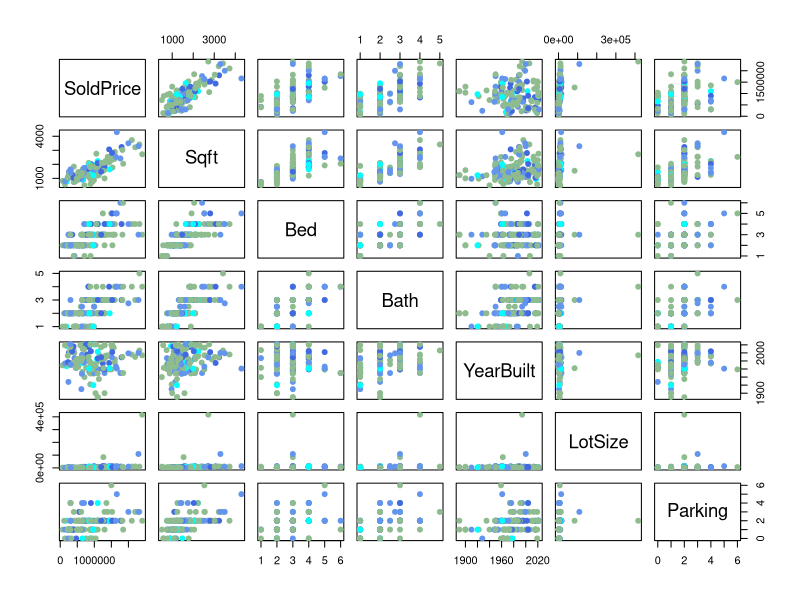
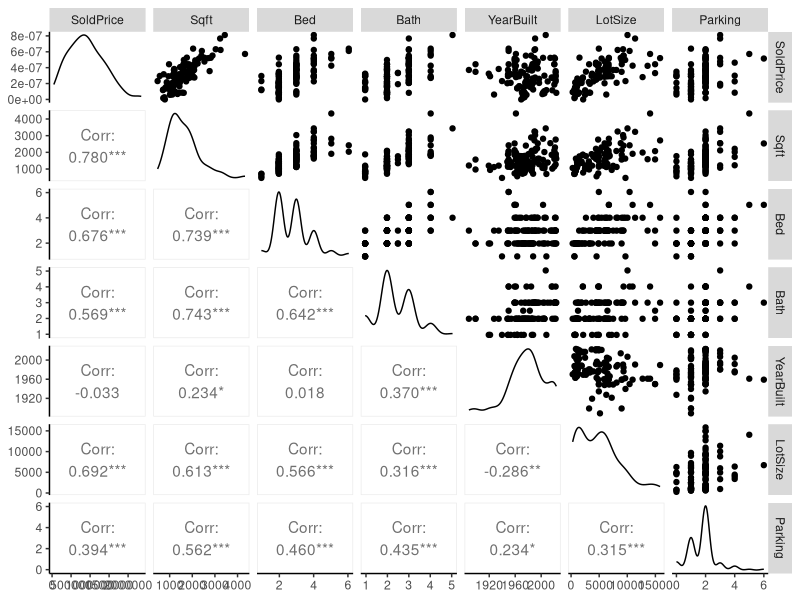
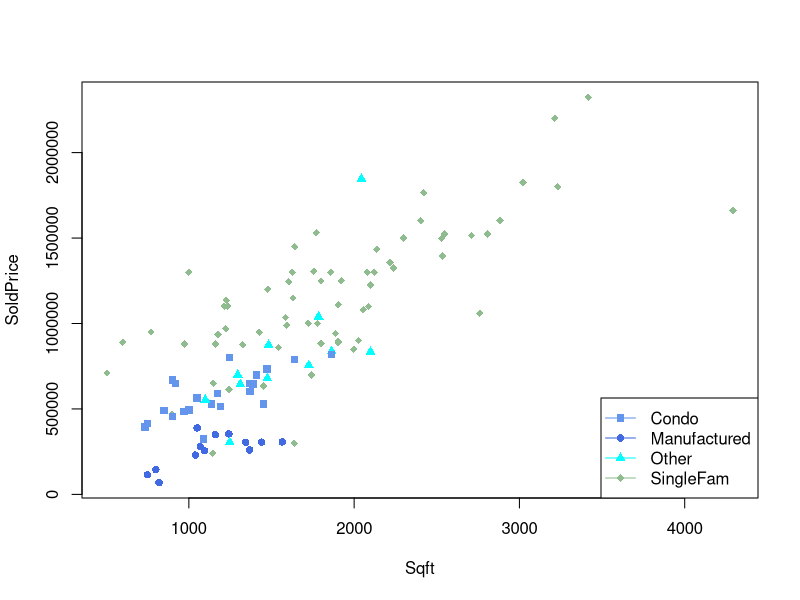

Recreate these plots in R, in order. (Note: this script raises an error after producing the figures.)
## ---- chunk 1
knitr::opts_chunk$set(echo = TRUE)
## ---- chunk 2
library(tidyverse)
library(readxl)
library(leaps)
library(car)
library(scatterplot3d)
library(GGally)
library('lmtest')
## ---- chunk 3
realestate <- read_excel("SLO_Real_Estate_Feb-Apr2022.xlsx")

realestate_clean <- realestate %>%
  filter(LotSize != 416869 & LotSize != 108900 & LotSize != 84071)

realestate_clean <- realestate_clean %>%
  mutate(HomeTypeNew = 
           case_when(HomeType == "Condominium" ~ "Condo", 
             HomeType == "SingleFamilyResidence" ~ "SingleFam",
             HomeType == "ManufacturedHome" ~ "Manufactured",
             TRUE ~ "Other")) 

realestate_clean$Cooling = factor(realestate_clean$Cooling)
realestate_clean$Heating = factor(realestate_clean$Heating)
realestate_clean$HomeType = factor(realestate_clean$HomeType)
realestate_clean$HomeTypeNew = factor(realestate_clean$HomeTypeNew)
realestate_clean$Pool = factor(realestate_clean$Pool)
## ---- chunk 4
n <- 141
numtrain = ceiling(.8*n)
set.seed(678)
train_ind = sample(n, numtrain)
traindata = realestate_clean[train_ind, ]
testdata = realestate_clean[-train_ind, ]
set.seed(NULL)
## ---- chunk 5
# Figure 5.1: Matrix Scatterplot (outliers not removed)
pairs(SoldPrice ~ Sqft + Bed + Bath + YearBuilt + LotSize + Parking, data = realestate, 
      col = c('cornflowerblue','royalblue','cyan', 'darkseagreen')[factor(realestate_clean$HomeTypeNew)], 
      pch = 19)
## ---- chunk 6
# Table 5.1: Correlation Matrix (outliers not removed)
cor(realestate[,c(1, 2, 3, 4, 5, 6, 7)])
## ---- chunk 7
# Figure 5.2: Matrix Scatterplot with ggpairs()
ggpairs(traindata[,-c(8:12)], 
        upper=list(continuous='points'),
        lower=list(continuous='cor',combo='blank',discrete='blank'))  +
  theme(panel.grid.major = element_blank(), panel.grid.minor = element_blank(),
panel.background = element_blank(), axis.line = element_line(colour = "black"))
## ---- chunk 8
# Figure 5.3: Interaction Plot Between Sold Price and Square Footage (Home Type)
fit_interaction = lm(SoldPrice~Sqft*HomeTypeNew, data=traindata)
summary(fit_interaction)

plot(SoldPrice ~ Sqft, data = traindata, 
     col = c('cornflowerblue','royalblue','cyan', 'darkseagreen')[HomeTypeNew], 
     pch = c(15, 16, 17, 18)[HomeTypeNew])
legend('bottomright',legend=levels(traindata$HomeTypeNew),
       pch = c(15, 16, 17, 18),
       col = c('cornflowerblue','royalblue','cyan', 'darkseagreen'),
       lty = 1)
abline(coeff[1], coeff[2], col='cornflowerblue')
abline(coeff[1] + coeff[3], coeff[2] + coeff[6], col = 'royalblue') 
abline(coeff[1] + coeff[4], coeff[2] + coeff[7], col = 'cyan') 
abline(coeff[1] + coeff[5], coeff[2] + coeff[8], col = 'seagreen') 
## ---- chunk 9
# Figure 5.4: Interaction Plot Between Home Type and Pool
with(traindata, interaction.plot(HomeTypeNew, Pool, SoldPrice, type = 'b', 
                                 col = c('royalblue','cyan'), 
                                 pch = c(16, 17)))
with(traindata, interaction.plot(Pool, HomeTypeNew, SoldPrice, type = 'b', 
                                 col = c('cornflowerblue','royalblue','cyan', 'darkseagreen'), 
                                 pch = c(16, 17)))
## ---- chunk 10
# Histograms of Quantitative Variables 
# Figure 5.5: Distribution of Sqft
traindata %>%
  ggplot(aes(x = Sqft)) +
  geom_histogram(bins = 10) +
  theme(panel.grid.major = element_blank(), panel.grid.minor = element_blank(),
panel.background = element_blank(), axis.line = element_line(colour = "black"))

# Figure 5.6: Distribution of Sqft, by HomeTypeNew
traindata %>%
  ggplot(aes(x = Sqft, fill = HomeTypeNew)) +
  geom_histogram(bins = 10) +
  scale_fill_manual(values = c('aquamarine', 'cornflowerblue','royalblue', 'cadetblue', 'cyan', 
                               'darkblue', 'deepskyblue', 'darkseagreen', 'darkseagreen1')) +
  facet_wrap(~HomeTypeNew) +
  theme(panel.grid.major = element_blank(), panel.grid.minor = element_blank(),
panel.background = element_blank(), axis.line = element_line(colour = "black"))

# Figure 5.7: Distribution of LotSize
traindata %>%
  ggplot(aes(x = LotSize)) +
  geom_histogram(binwidth = 2000) +
  theme(panel.grid.major = element_blank(), panel.grid.minor = element_blank(),
panel.background = element_blank(), axis.line = element_line(colour = "black"))

# Figure 5.8: Distribution of Lotsize, by HomeTypeNew
traindata %>%
  ggplot(aes(x = LotSize, fill = HomeTypeNew)) +
  geom_histogram(binwidth = 2000) +
  scale_fill_manual(values = c('aquamarine', 'cornflowerblue','royalblue', 'cadetblue', 'cyan', 
                               'darkblue', 'deepskyblue', 'darkseagreen', 'darkseagreen1')) +
  facet_wrap(~HomeTypeNew) +
  theme(panel.grid.major = element_blank(), panel.grid.minor = element_blank(),
panel.background = element_blank(), axis.line = element_line(colour = "black"))
## ---- chunk 11
# Figure 5.9: Distribution of Sqft and LotSize as predictors of SoldPrice
# 3D Scatterplot 
s3d <- scatterplot3d(traindata2$Sqft, y=traindata2$SoldPrice, z=traindata2$LotSize,
                     xlab = "Square Footage (sqft)",
                     ylab = "Sold Price (Dollars)",
                     zlab = "Lot Size (sqft)", 
                     angle=55, pch = 16)
# Add regression plane
my.lm <- lm(traindata2$Sqft ~ traindata2$SoldPrice + traindata2$LotSize)
s3d$plane3d(my.lm)
## ---- chunk 12
traindataNew <- traindata %>%
  select(-HomeType)

full.model <- lm(SoldPrice~., data = traindataNew)

best.sub <- summary(regsubsets(formula(full.model), data=traindata, method = "exhaustive", nbest = 2))
## ---- chunk 13
n = nrow(traindata)
p<-c(2,2,3,3,4,4,5,5,6,6,7,7,8,8,9,9) 

SSE<-best.sub$rss             #SSE 
s<-sqrt(SSE/(n-p))            #s
Rsq<-best.sub$rsq             #R-squared 
Rsq.adj<-best.sub$adjr2       #R-squared adjusted
BIC<-n*log(SSE/n) + p*log(n)  #BIC
AIC<- n*log(SSE/n) + 2*p      #AIC
Cp<-best.sub$cp               #Mallow's Cp
bs<- data.frame(best.sub$outmat, p=p, Cp, AIC, BIC, Rsq, Rsq.adj, s) %>%
  arrange(BIC)
## ---- chunk 14
plot(resid(lm(I(sqrt(SoldPrice))~Sqft + HomeTypeNew, data = traindata))~resid(lm(LotSize ~ YearBuilt + Sqft + HomeTypeNew, data = traindata)))
## ---- chunk 15
fit.one <- lm(SoldPrice ~ Sqft + LotSize + HomeTypeNew, data  = traindata)

plot(fit.one)
## ---- chunk 16
boxCox(lm(SoldPrice~Sqft+LotSize+HomeTypeNew, data = traindata))
## ---- chunk 17
fit.two <- lm(I(sqrt(SoldPrice)) ~ Sqft + LotSize + HomeTypeNew, data  = traindata)

plot(fit.two)
## ---- chunk 18
full.model2 <- lm(I(sqrt(SoldPrice))~., data = traindataNew)

best.sub2 <- summary(regsubsets(formula(full.model2), data=traindata, method = "exhaustive", nbest = 2))
## ---- chunk 19
n = nrow(traindata)
p<-c(2,2,3,3,4,4,5,5,6,6,7,7,8,8,9,9) 

SSE<-best.sub2$rss             #SSE 
s<-sqrt(SSE/(n-p))             #s
Rsq<-best.sub2$rsq             #R-squared 
Rsq.adj<-best.sub2$adjr2       #R-squared adjusted
BIC<-n*log(SSE/n) + p*log(n)   #BIC
AIC<- n*log(SSE/n) + 2*p       #AIC
Cp<-best.sub2$cp               #Mallow's Cp
bs2<- data.frame(best.sub2$outmat, p=p, Cp, AIC, BIC, Rsq, Rsq.adj, s) %>%
  arrange(BIC)
## ---- chunk 20
final_model = lm(I(sqrt(SoldPrice)) ~ Sqft + LotSize + HomeTypeNew, data = traindata)

# Figure 7.1: Four-in-One Model Diagnostic Plot 
par(mfrow=c(2,2)) #plot in 2 by 2 grid   
plot(final_model)

# Figure 7.2: Residuals Plotted against Fitted Values, Sqft, LotSize, and HomeTypeNew
par(mfrow=c(2,2)) #plot in 2 by 2 grid  

plot(resid(final_model) ~ fitted(final_model), ylab='Residuals', xlab='Fitted')
abline(h=0,lty=2)

plot(resid(final_model) ~ Sqft, data=traindata, ylab='Residuals', xlab='Sqft')
abline(h=0,lty=2) 

plot(resid(final_model) ~ LotSize, data=traindata, ylab='Residuals', xlab='Lot Size')
abline(h=0,lty=2) 

plot(resid(final_model) ~ HomeTypeNew, data=traindata, ylab='Residuals', xlab='HomeTypeNew')
abline(h=0,lty=2)

par(mfrow=c(1,1))

# Figure 7.3: Distribution of Model Residuals 
hist(resid(final_model), main='', xlab='Residuals')

shapiro.test(resid(final_model))
bptest(final_model)
## ---- chunk 21
summary(fit.two)
## ---- chunk 22
vif(fit.two)
## ---- chunk 23
# Figure 9.1: Overall F-Test
summary(final_model)
## ---- chunk 24
# Figure 9.2: Partial F-Test
model_reduced = lm(I(sqrt(SoldPrice)) ~ Sqft, data=traindata)
anova(model_reduced, final_model)
## ---- chunk 25
# Figure 9.3: Test for Sqft:HomeTypeNew Interaction Significance
anova(lm(I(sqrt(SoldPrice)) ~ LotSize + Sqft + HomeTypeNew, data = traindata), 
      lm(I(sqrt(SoldPrice)) ~ LotSize + Sqft + HomeTypeNew + Sqft:HomeTypeNew, data = traindata))

# Figure 9.4: Test for Sqft:LotSize Interaction Significance
anova(lm(I(sqrt(SoldPrice)) ~ LotSize + Sqft + HomeTypeNew, data = traindata), 
      lm(I(sqrt(SoldPrice)) ~ LotSize + Sqft + HomeTypeNew + Sqft:LotSize, data = traindata))
## ---- chunk 26
# Figure 9.5: CIs for Mean Response Value and Future Predicted Value 
new.house = data.frame(Sqft = 3000, LotSize = 10000, HomeTypeNew = "SingleFam")

predict(final_model, newdata = new.house, interval = "confidence", level=0.95)
predict(final_model, newdata = new.house, interval = "prediction", level=0.95)
